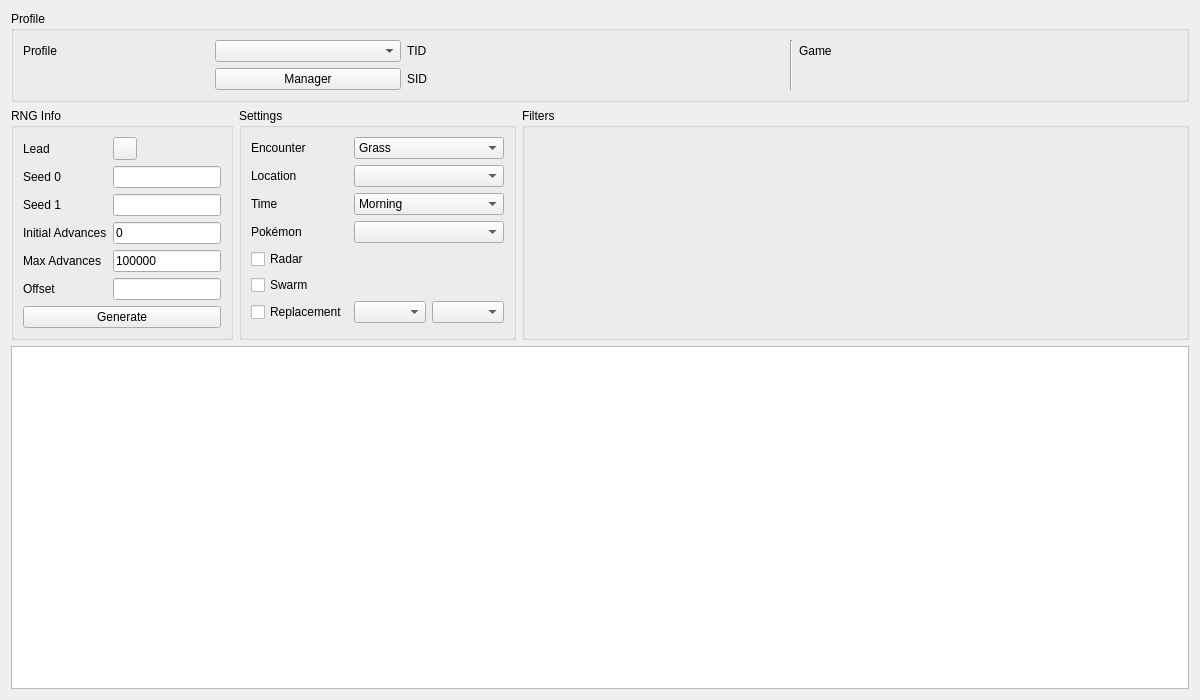
<?xml version="1.0" encoding="UTF-8"?>
<ui version="4.0">
 <class>Wild8</class>
 <widget class="QWidget" name="Wild8">
  <property name="geometry">
   <rect>
    <x>0</x>
    <y>0</y>
    <width>1200</width>
    <height>700</height>
   </rect>
  </property>
  <property name="windowTitle">
   <string>Wild Gen 8</string>
  </property>
  <layout class="QGridLayout" name="gridLayout_5">
   <item row="1" column="0">
    <widget class="QGroupBox" name="groupBoxRNGInfo">
     <property name="title">
      <string>RNG Info</string>
     </property>
     <layout class="QGridLayout" name="gridLayout_3">
      <item row="0" column="0">
       <widget class="QLabel" name="labelLead">
        <property name="text">
         <string>Lead</string>
        </property>
       </widget>
      </item>
      <item row="0" column="1">
       <widget class="ComboMenu" name="comboMenuLead"/>
      </item>
      <item row="1" column="0">
       <widget class="QLabel" name="labelSeed0">
        <property name="text">
         <string>Seed 0</string>
        </property>
       </widget>
      </item>
      <item row="1" column="1">
       <widget class="TextBox" name="textBoxSeed0"/>
      </item>
      <item row="2" column="0">
       <widget class="QLabel" name="labelSeed1">
        <property name="text">
         <string>Seed 1</string>
        </property>
       </widget>
      </item>
      <item row="2" column="1">
       <widget class="TextBox" name="textBoxSeed1"/>
      </item>
      <item row="3" column="0">
       <widget class="QLabel" name="labelInitialAdvances">
        <property name="text">
         <string>Initial Advances</string>
        </property>
       </widget>
      </item>
      <item row="3" column="1">
       <widget class="TextBox" name="textBoxInitialAdvances">
        <property name="text">
         <string notr="true">0</string>
        </property>
       </widget>
      </item>
      <item row="4" column="0">
       <widget class="QLabel" name="labelMaxAdvances">
        <property name="text">
         <string>Max Advances</string>
        </property>
       </widget>
      </item>
      <item row="4" column="1">
       <widget class="TextBox" name="textBoxMaxAdvances">
        <property name="text">
         <string notr="true">100000</string>
        </property>
       </widget>
      </item>
      <item row="5" column="0">
       <widget class="QLabel" name="labelOffset">
        <property name="text">
         <string>Offset</string>
        </property>
       </widget>
      </item>
      <item row="5" column="1">
       <widget class="TextBox" name="textBoxOffset"/>
      </item>
      <item row="6" column="0" colspan="2">
       <widget class="QPushButton" name="pushButtonGenerate">
        <property name="text">
         <string>Generate</string>
        </property>
       </widget>
      </item>
     </layout>
    </widget>
   </item>
   <item row="2" column="0" colspan="3">
    <widget class="TableView" name="tableView"/>
   </item>
   <item row="1" column="2">
    <widget class="QGroupBox" name="groupBoxFilters">
     <property name="sizePolicy">
      <sizepolicy hsizetype="Preferred" vsizetype="Preferred">
       <horstretch>1</horstretch>
       <verstretch>0</verstretch>
      </sizepolicy>
     </property>
     <property name="title">
      <string>Filters</string>
     </property>
     <layout class="QGridLayout" name="gridLayout">
      <item row="0" column="0" rowspan="2">
       <widget class="Filter" name="filter" native="true"/>
      </item>
     </layout>
    </widget>
   </item>
   <item row="0" column="0" colspan="3">
    <widget class="QGroupBox" name="groupBoxProfile">
     <property name="title">
      <string>Profile</string>
     </property>
     <layout class="QGridLayout" name="gridLayout_4">
      <item row="0" column="0">
       <widget class="QLabel" name="labelProfile">
        <property name="text">
         <string>Profile</string>
        </property>
       </widget>
      </item>
      <item row="0" column="1">
       <widget class="QComboBox" name="comboBoxProfiles"/>
      </item>
      <item row="1" column="1">
       <widget class="QPushButton" name="pushButtonProfileManager">
        <property name="text">
         <string>Manager</string>
        </property>
       </widget>
      </item>
      <item row="0" column="2">
       <widget class="QLabel" name="labelProfileTID">
        <property name="text">
         <string>TID</string>
        </property>
       </widget>
      </item>
      <item row="0" column="3">
       <widget class="QLabel" name="labelProfileTIDValue"/>
      </item>
      <item row="1" column="2">
       <widget class="QLabel" name="labelProfileSID">
        <property name="text">
         <string>SID</string>
        </property>
       </widget>
      </item>
      <item row="1" column="3">
       <widget class="QLabel" name="labelProfileSIDValue"/>
      </item>
      <item row="0" column="4" rowspan="2">
       <widget class="Line" name="line">
        <property name="orientation">
         <enum>Qt::Orientation::Vertical</enum>
        </property>
       </widget>
      </item>
      <item row="0" column="6">
       <widget class="QLabel" name="labelProfileGame">
        <property name="text">
         <string>Game</string>
        </property>
       </widget>
      </item>
      <item row="0" column="7">
       <widget class="QLabel" name="labelProfileGameValue"/>
      </item>
     </layout>
    </widget>
   </item>
   <item row="1" column="1">
    <widget class="QGroupBox" name="groupBoxSettings">
     <property name="title">
      <string>Settings</string>
     </property>
     <layout class="QGridLayout" name="gridLayout_2">
      <item row="0" column="0">
       <widget class="QLabel" name="labelEncounter">
        <property name="text">
         <string>Encounter</string>
        </property>
       </widget>
      </item>
      <item row="0" column="1" colspan="2">
       <widget class="ComboBox" name="comboBoxEncounter">
        <item>
         <property name="text">
          <string>Grass</string>
         </property>
        </item>
        <item>
         <property name="text">
          <string>Honey Tree</string>
         </property>
        </item>
        <item>
         <property name="text">
          <string>Rock Smash</string>
         </property>
        </item>
        <item>
         <property name="text">
          <string>Surfing</string>
         </property>
        </item>
        <item>
         <property name="text">
          <string>Old Rod</string>
         </property>
        </item>
        <item>
         <property name="text">
          <string>Good Rod</string>
         </property>
        </item>
        <item>
         <property name="text">
          <string>Super Rod</string>
         </property>
        </item>
       </widget>
      </item>
      <item row="1" column="0">
       <widget class="QLabel" name="labelLocation">
        <property name="text">
         <string>Location</string>
        </property>
       </widget>
      </item>
      <item row="1" column="1" colspan="2">
       <widget class="ComboBox" name="comboBoxLocation"/>
      </item>
      <item row="2" column="0">
       <widget class="QLabel" name="labelTime">
        <property name="text">
         <string>Time</string>
        </property>
       </widget>
      </item>
      <item row="2" column="1" colspan="2">
       <widget class="QComboBox" name="comboBoxTime">
        <item>
         <property name="text">
          <string>Morning</string>
         </property>
        </item>
        <item>
         <property name="text">
          <string>Day</string>
         </property>
        </item>
        <item>
         <property name="text">
          <string>Night</string>
         </property>
        </item>
       </widget>
      </item>
      <item row="3" column="0">
       <widget class="QLabel" name="labelPokemon">
        <property name="text">
         <string>Pokémon</string>
        </property>
       </widget>
      </item>
      <item row="3" column="1" colspan="2">
       <widget class="ComboBox" name="comboBoxPokemon"/>
      </item>
      <item row="4" column="0">
       <widget class="QCheckBox" name="checkBoxRadar">
        <property name="text">
         <string>Radar</string>
        </property>
        <attribute name="buttonGroup">
         <string notr="true">buttonGroup</string>
        </attribute>
       </widget>
      </item>
      <item row="5" column="0">
       <widget class="QCheckBox" name="checkBoxSwarm">
        <property name="text">
         <string>Swarm</string>
        </property>
        <attribute name="buttonGroup">
         <string notr="true">buttonGroup</string>
        </attribute>
       </widget>
      </item>
      <item row="6" column="0">
       <widget class="QCheckBox" name="checkBoxReplacement">
        <property name="text">
         <string>Replacement</string>
        </property>
        <attribute name="buttonGroup">
         <string notr="true">buttonGroup</string>
        </attribute>
       </widget>
      </item>
      <item row="6" column="1">
       <widget class="ComboBox" name="comboBoxReplacement0"/>
      </item>
      <item row="6" column="2">
       <widget class="ComboBox" name="comboBoxReplacement1"/>
      </item>
     </layout>
    </widget>
   </item>
  </layout>
 </widget>
 <customwidgets>
  <customwidget>
   <class>TextBox</class>
   <extends>QLineEdit</extends>
   <header>Form/Controls/TextBox.hpp</header>
  </customwidget>
  <customwidget>
   <class>ComboBox</class>
   <extends>QComboBox</extends>
   <header>Form/Controls/ComboBox.hpp</header>
  </customwidget>
  <customwidget>
   <class>TableView</class>
   <extends>QTableView</extends>
   <header>Form/Controls/TableView.hpp</header>
  </customwidget>
  <customwidget>
   <class>Filter</class>
   <extends>QWidget</extends>
   <header>Form/Controls/Filter.hpp</header>
   <container>1</container>
  </customwidget>
  <customwidget>
   <class>ComboMenu</class>
   <extends>QToolButton</extends>
   <header>Form/Controls/ComboMenu.hpp</header>
  </customwidget>
 </customwidgets>
 <tabstops>
  <tabstop>comboBoxProfiles</tabstop>
  <tabstop>pushButtonProfileManager</tabstop>
  <tabstop>comboMenuLead</tabstop>
  <tabstop>textBoxSeed0</tabstop>
  <tabstop>textBoxSeed1</tabstop>
  <tabstop>textBoxInitialAdvances</tabstop>
  <tabstop>textBoxMaxAdvances</tabstop>
  <tabstop>textBoxOffset</tabstop>
  <tabstop>pushButtonGenerate</tabstop>
  <tabstop>comboBoxEncounter</tabstop>
  <tabstop>comboBoxLocation</tabstop>
  <tabstop>comboBoxTime</tabstop>
  <tabstop>comboBoxPokemon</tabstop>
  <tabstop>checkBoxRadar</tabstop>
  <tabstop>checkBoxSwarm</tabstop>
  <tabstop>checkBoxReplacement</tabstop>
  <tabstop>comboBoxReplacement0</tabstop>
  <tabstop>comboBoxReplacement1</tabstop>
  <tabstop>tableView</tabstop>
 </tabstops>
 <resources/>
 <connections/>
 <buttongroups>
  <buttongroup name="buttonGroup">
   <property name="exclusive">
    <bool>false</bool>
   </property>
  </buttongroup>
 </buttongroups>
</ui>
